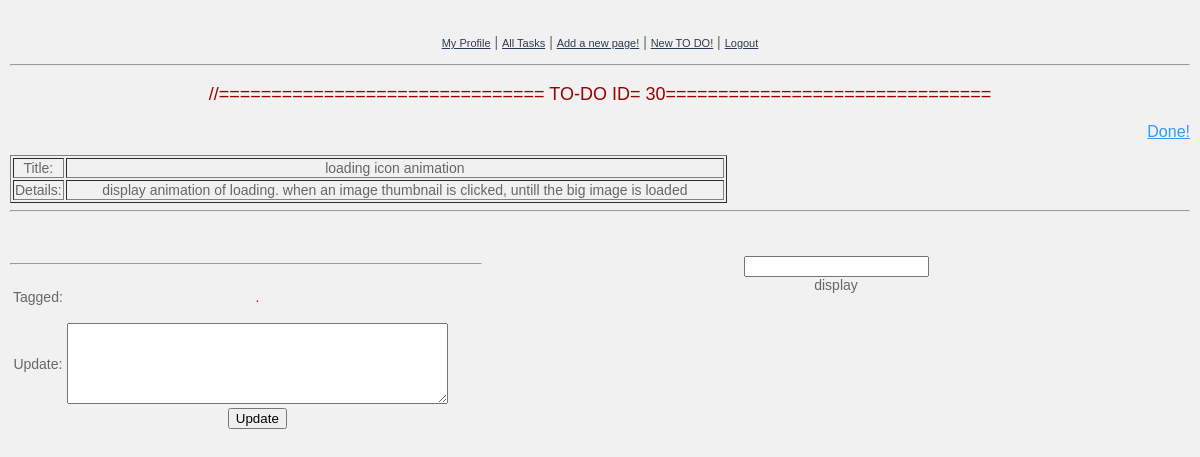
/update.php?object=30 (signed in), run on the app's committed database.
### tables this page shows
CREATE TABLE IF NOT EXISTS `to_do` (
  `to_do_id` int(11) NOT NULL AUTO_INCREMENT,
  `page_id` int(11) NOT NULL,
  `developer_id` int(11) NOT NULL,
  `title` text NOT NULL,
  `details` text NOT NULL,
  `done` tinyint(1) NOT NULL COMMENT 'Y or N',
  `timestamp` timestamp NOT NULL DEFAULT CURRENT_TIMESTAMP,
  PRIMARY KEY (`to_do_id`)
);

### update.php (the view, shortened to what this page needs)
<?php
	include('functions/connect_db.php');
?>
<!DOCTYPE html PUBLIC "-//W3C//DTD XHTML 1.0 Transitional//EN" "http://www.w3.org/TR/xhtml1/DTD/xhtml1-transitional.dtd">
<html xmlns="http://www.w3.org/1999/xhtml">
<head>
<link href="css/update.css" rel="stylesheet" type="text/css" />
</head>
<body >
<?php
	include('minicode/menu.php');
   if(isset($_GET['object']))
   {
	$to_do_id=$_GET['object'];
	 $query="SELECT * FROM to_do WHERE to_do_id='$to_do_id'";
		if(!$results= mysql_query($query,$db_link))
		{
			echo 'query 3 error ';
			exit();
		}
		if(!$row=mysql_fetch_assoc($results))
		{
			echo 'error: to do not found :S';
		}
?>
<p align="center" style="font-size:18px;color:#900"><?php echo '//=============================== TO-DO ID= ',$to_do_id,'=============================== ' ?> </p>
<p style="text-align:right"><a style="font-size:16px; color:#39F" href="<?php echo 'full-list.php'.'?done='.$_GET['object']?>">Done!</a></p>
<table width="717" border="1"  >
  <tr>
    <td width="71">Title:</td>
    <td width="100%"><?= $row['title']?></td>
  </tr>
  <tr>
    <td>Details:</td>
    <td><?= $row['details']?></td>
  </tr>
</table>
<hr style="color:#60C"/>
<?php
   }
?>
<div id="update_form">
   <p class="float_breaker">&nbsp;</p>
  <div class="div_update_input">
         <hr/>
  <form id="form1" name="form1" method="post" action="">
          <table width="200" border="0">
           <tr>
           <td>Tagged:</td>
           <td><p id="display_tagged"> .</p> </td>
           </tr>
            <tr>
              <td>Update:</td>
              <td><label for="textarea2"></label>
              <textarea name="details" id="details" cols="45" rows="5"></textarea></td>
            </tr>
            <tr>
              <td>     </td>
              <td><input type="submit" name="updates" id="updates" value="Update" /></td>
            </tr>
          </table>
        </form>
</div>
<input type="textbox" id="text1"/>
</div>
<div id="displaydata">display</div>
</body>
</html>

### css/update.css (style rules this page uses)
body { font: 14px Verdana, Arial, Helvetica, sans-serif; color: #666666; margin: 0px; padding: 20px 10px 0px; text-align: center; background-color: #F1F1F1; }
#display_tagged { color:#F00; }
.float_breaker { clear:both; }
.div_update_input { width:40%; float:left; }
a { color: #2D3954; font-size: 11px; }

### data on the page
to_do: title "loading icon animation", details "display animation of loading. when an image thumbnail is clicked, untill the big image is loaded"

### other printed values
$to_do_id "30"
